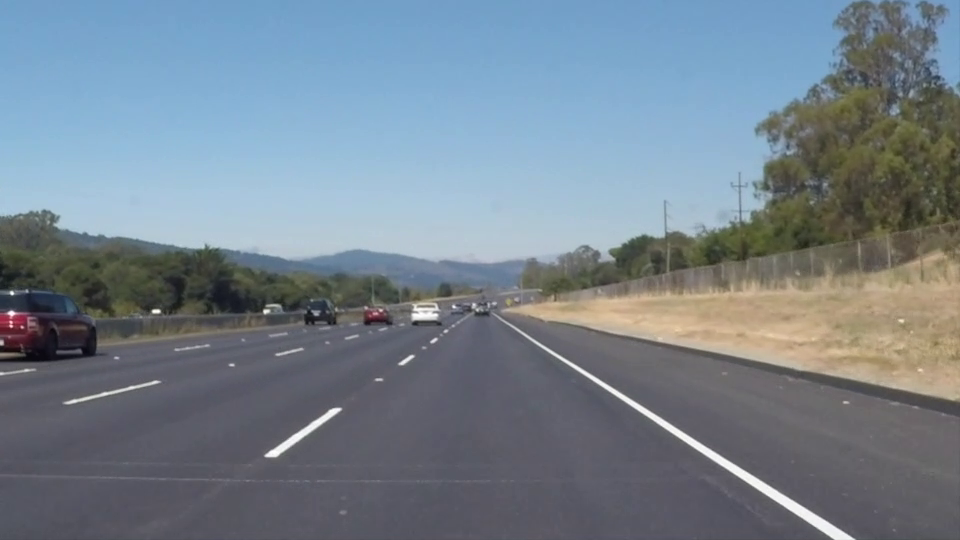
#> input picture frame 22 of Video2.mp4, 960 x 540 px, given in place of Video1.mp4, which was not available
$ python main.py
#> lines starting #> are read from the running program, lines starting #| are printed output that depends on the picture; after the words box and inside, x2 and y2 are one past the last pixel; in counts of white or black regions, pixels touching at a corner belong together; pictures that were not available may be replaced by others from this repository, and a replacement may not be noted
import cv2 as cv
import numpy as np

cap = cv.VideoCapture(f"Video1.mp4") # name of the video file you want to detect lines on

while cap.isOpened():

    success, frame = cap.read()
#> frame is the input picture: shape (540, 960, 3); mean B, G, R 141.9, 130.7, 117.7
    # cv.imshow("test", frame)

    if success:

        gray = cv.cvtColor(frame, cv.COLOR_BGR2GRAY) # converting frame into grayscale
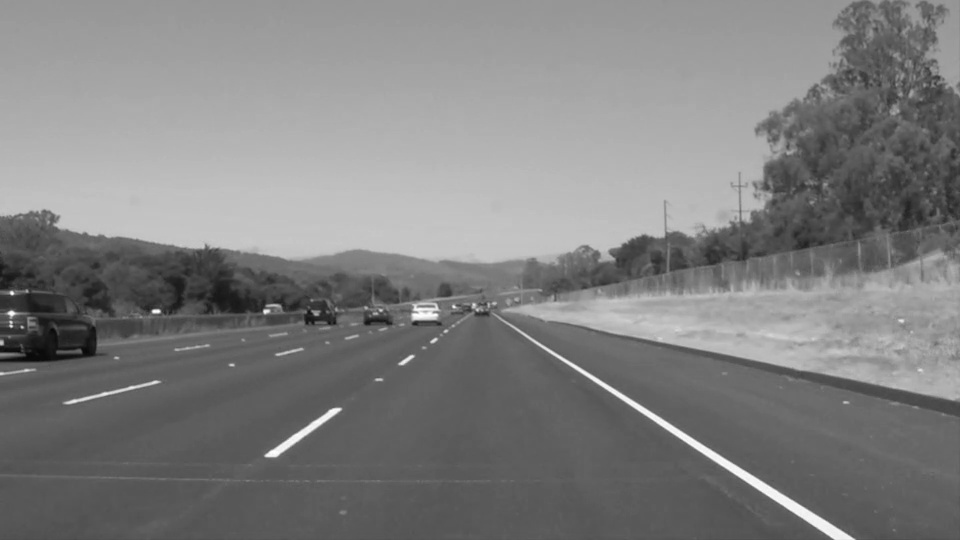
#> gray: shape (540, 960); min 6, max 255, mean 128
        # cv.imshow("gray", gray)

        blur = cv.GaussianBlur(gray, (7,7), 0) # blurring the image to reduce noise
        # cv.imshow("blur", blur)

        canny = cv.Canny(blur, 100, 200) # detect edges using canny
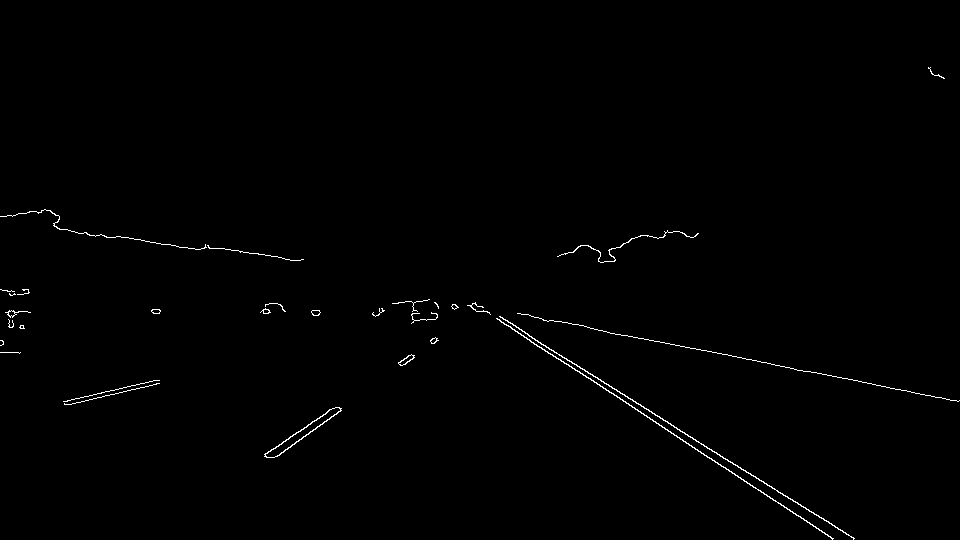
#> canny: shape (540, 960); 0.61% white in thin lines or dots, all inside (x1, y1, x2, y2) = (0, 67, 960, 540)
        # cv.imshow("canny", canny)

        height, width = canny.shape # create a region of interest, in this case it is the bottom part of the image
#> height = 540; width = 960
        roi = canny[int(0.3*height): , :]
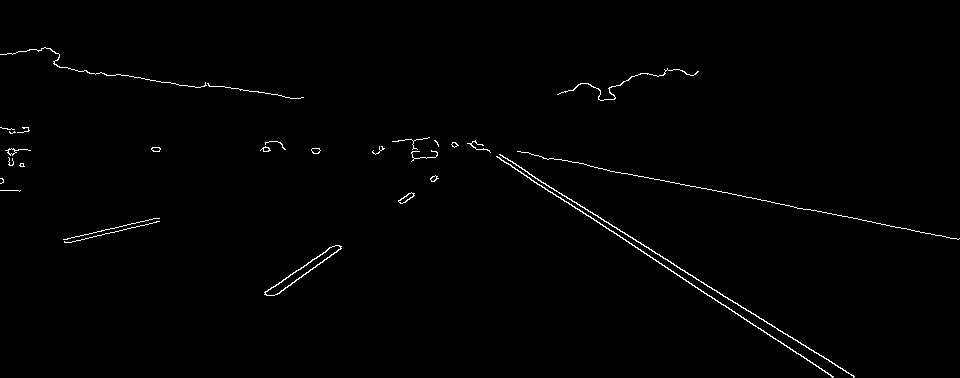
#> roi: shape (378, 960); 0.87% white in thin lines or dots, all inside (x1, y1, x2, y2) = (0, 47, 960, 378)

        # apply houghlines in the roi
        hough_lines = cv.HoughLinesP(roi, 1, np.pi/180, 200, minLineLength = 40, maxLineGap = 10)
#> hough_lines = [[500, 155, 853, 376], [497, 157, 833, 376], [590, 166, 910, 229]]
        print((hough_lines), type(hough_lines))
#| [[[500 155 853 376]]
#|  [[497 157 833 376]]
#|  [[590 166 910 229]]] <class 'numpy.ndarray'>


        if type(hough_lines) == np.ndarray: # to make sure that we have hough_lines, sometimes we get nonetype
            for line in hough_lines: # drawing lines on the bottom part of actual frame because roi was bottom part
                x, y, w, h = line[0]
                res = cv.line(frame[int(0.3*height):, :], (x, y), (w, h), color = (120, 250, 0), thickness = 4)
#> this loop made 3 passes
#> pass 1, `res = cv.line(frame[int(0.3*height):, :], (x, y), (w, h), color = (120..`:
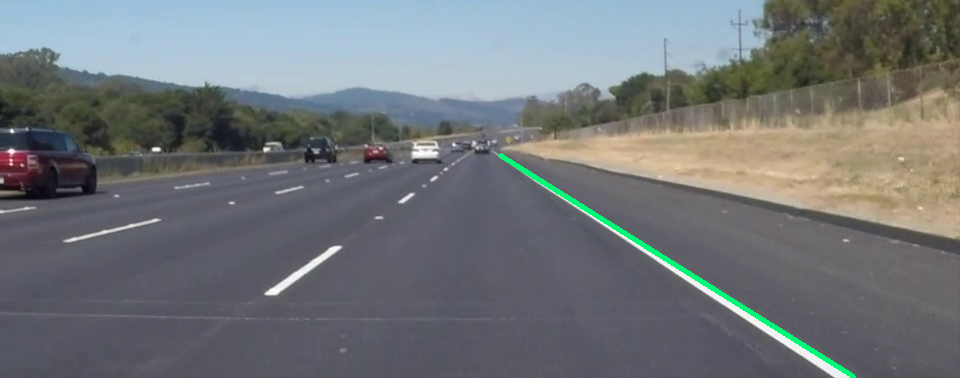
#> res: shape (378, 960, 3); mean B, G, R 120.5, 117.7, 113.5
        else: pass

        cv.imshow("hi there", res) # displaying the result

        if cv.waitKey(40) == ord('q'): break # if you press q during the run then exit
#> (key q is pressed here)
    else: cv.waitKey(1000); break # wait 1 sec when the whole video is read and then exit


cv.destroyAllWindows()

$ run again, starting later in the video
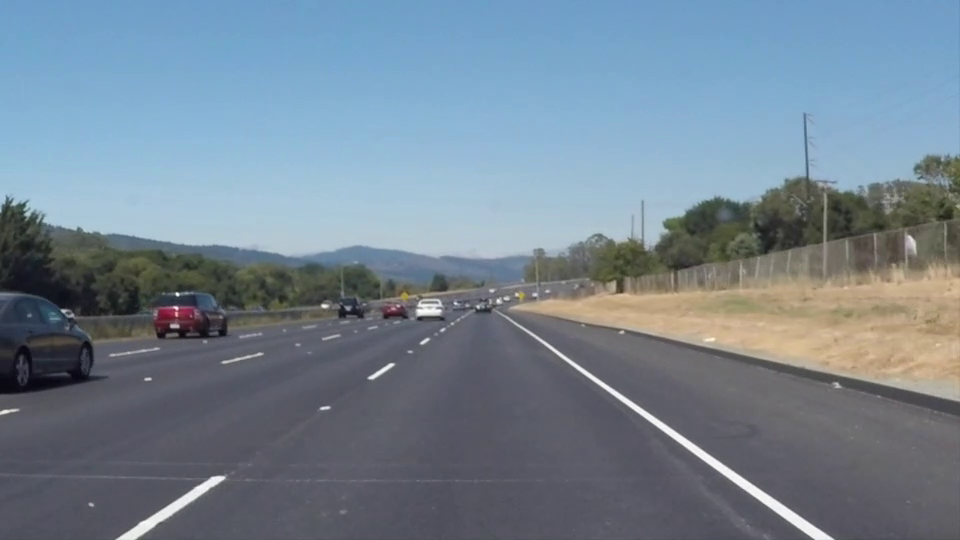
#> input picture frame 99 of Video2.mp4, 960 x 540 px, given in place of Video1.mp4, which was not available
#> frame is the input picture: shape (540, 960, 3); mean B, G, R 146, 132.3, 116.7
#> `canny = cv.Canny(blur, 100, 200)`:
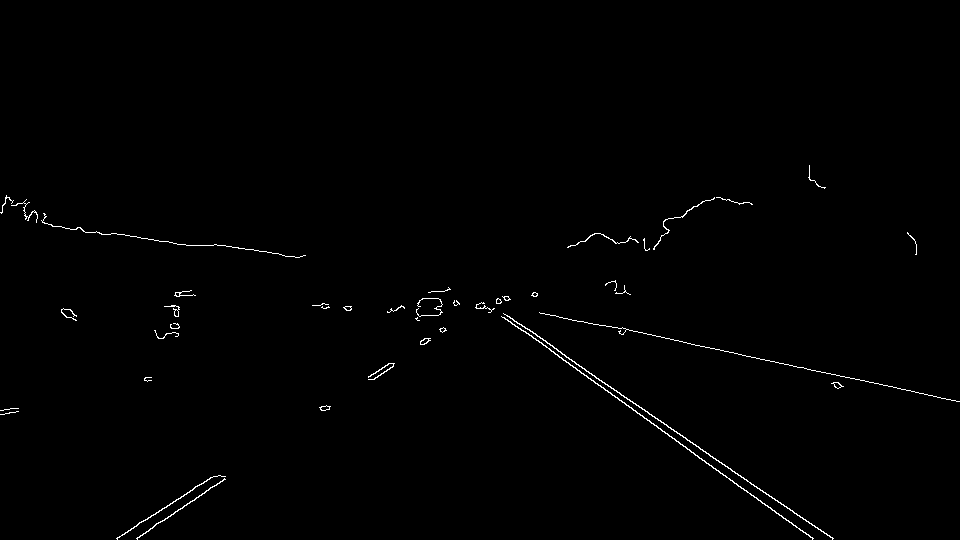
#> canny: shape (540, 960); 0.66% white in thin lines or dots, all inside (x1, y1, x2, y2) = (0, 165, 960, 540)
#> roi: shape (378, 960); 0.94% white in thin lines or dots
#> hough_lines = [[665, 176, 959, 239], [520, 166, 762, 341], [596, 216, 833, 376]]
#| [[[665 176 959 239]]
#|  [[520 166 762 341]]
#|  [[596 216 833 376]]] <class 'numpy.ndarray'>
#> the loop `for line in hough_lines:` made 3 passes
#> pass 1, `res = cv.line(frame[int(0.3*height):, :], (x, y), (w, h), color = (120..`:
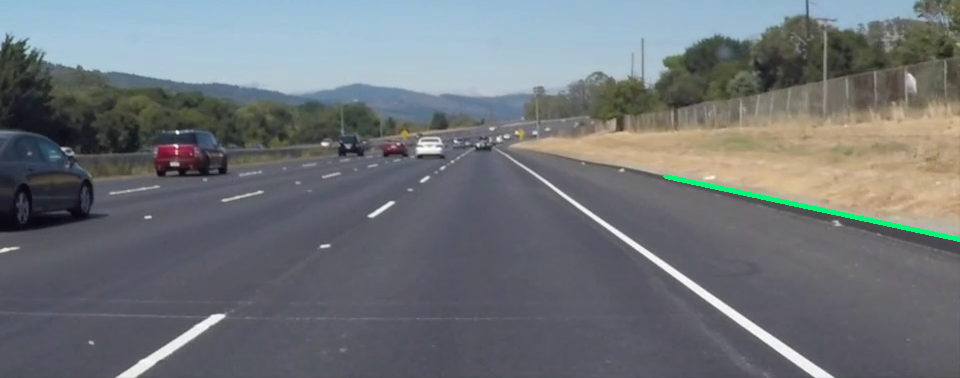
#> res: shape (378, 960, 3); mean B, G, R 120.2, 116.1, 111.3

$ run again, starting later in the video
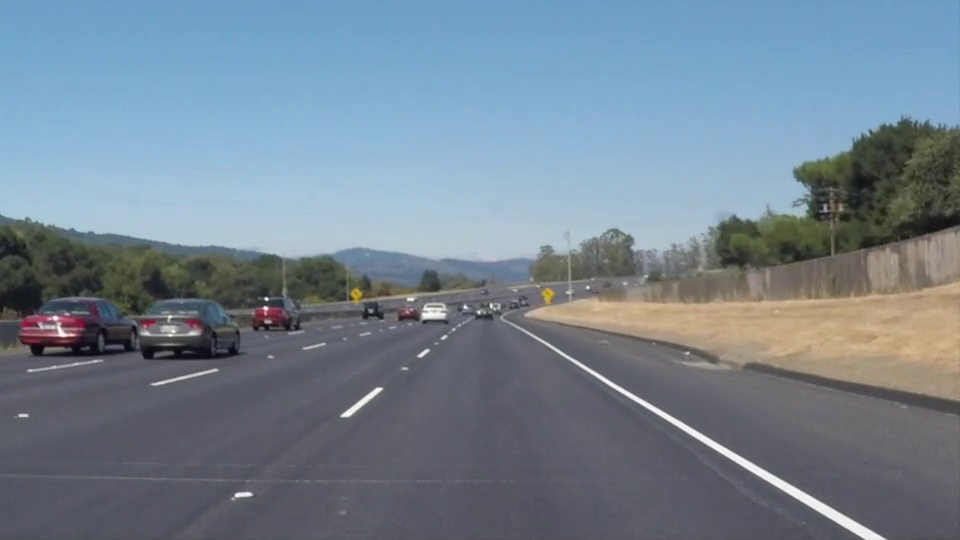
#> input picture frame 176 of Video2.mp4, 960 x 540 px, given in place of Video1.mp4, which was not available
#> frame is the input picture: shape (540, 960, 3); mean B, G, R 145.2, 131.6, 116.5
#> `canny = cv.Canny(blur, 100, 200)`:
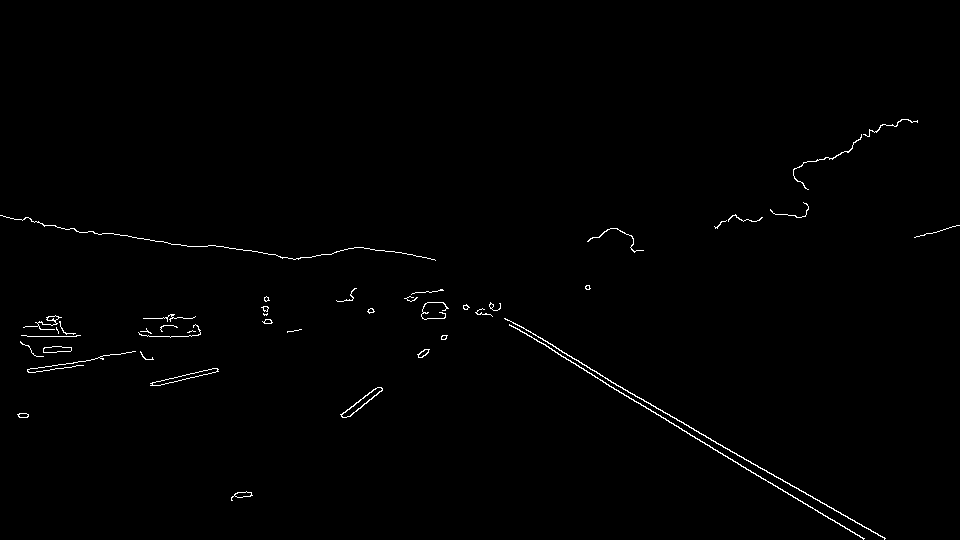
#> canny: shape (540, 960); 0.7% white in thin lines or dots, all inside (x1, y1, x2, y2) = (0, 119, 960, 540)
#> roi: shape (378, 960); 0.96% white in thin lines or dots
#> hough_lines = [[603, 220, 863, 377], [572, 196, 884, 377]]
#| [[[603 220 863 377]]
#|  [[572 196 884 377]]] <class 'numpy.ndarray'>
#> the loop `for line in hough_lines:` made 2 passes
#> pass 1, `res = cv.line(frame[int(0.3*height):, :], (x, y), (w, h), color = (120..`:
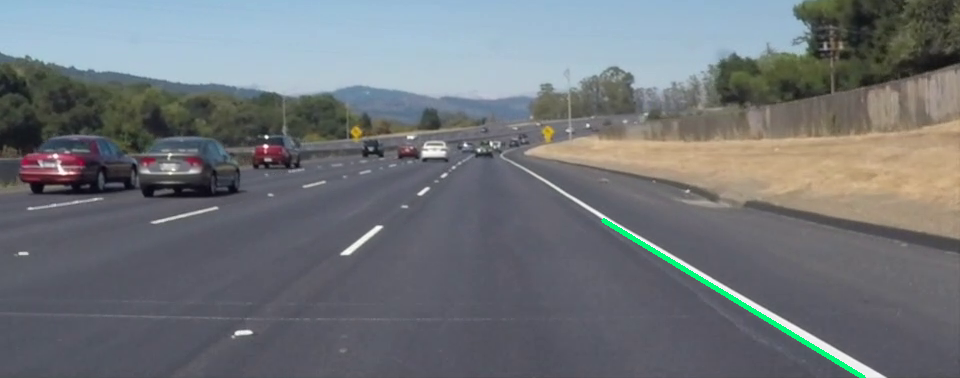
#> res: shape (378, 960, 3); mean B, G, R 120.6, 116.3, 111.9
